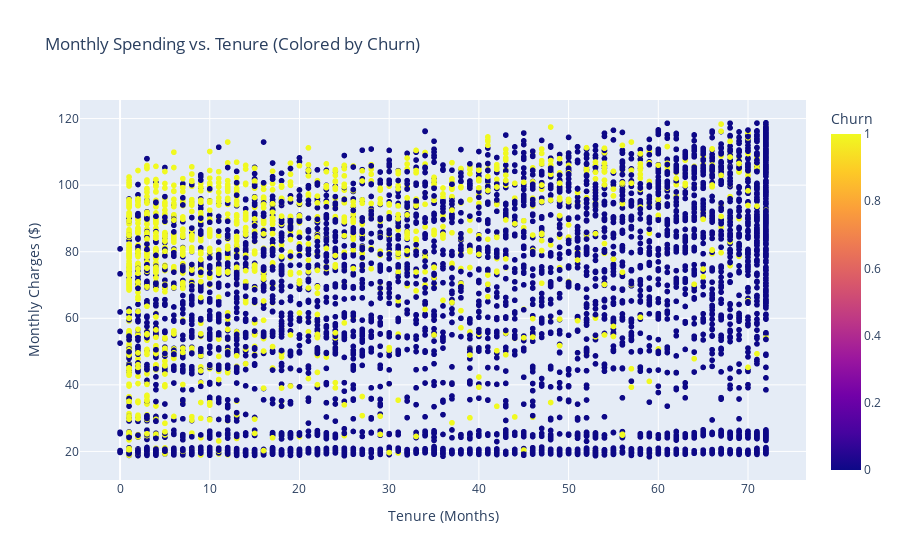

Notebook cell for this chart:
### Markdown cell above
This plot shows the distribution of monthly charges across customers who churned and those who didn't.

i. X-axis (Churn): The churn status, where 0 represents customers who did not churn and 1 represents customers who did.
ii. Y-axis (Monthly Charges): The amount customers pay monthly, in dollars.
iii. Violin Shape: Each "violin" shape shows the distribution of monthly charges for each group (churned vs. non-churned). The width of the violin indicates the density (frequency) of monthly charges at various price points within each churn status group.

1. Customers who churn (indicated by "1") seem to have a wider range of monthly charges, with a central concentration around higher charges than those who do not churn.

2. Customers who do not churn (indicated by "0") have a somewhat lower median monthly charge and a denser distribution below the higher charge levels.

### Code cell
# Interactive scatter plot of monthly charges vs. tenure, colored by churn
fig = px.scatter(churn_df, x="tenure", y="MonthlyCharges", color="Churn",
                 title="Monthly Spending vs. Tenure (Colored by Churn)",
                 labels={"tenure": "Subscription Length (Months)", "MonthlyCharges": "Monthly Spending ($)"},
                 hover_data=['Contract_One year', 'Contract_Two year'])  
fig.update_layout(xaxis_title="Tenure (Months)", yaxis_title="Monthly Charges ($)")
fig.show()

### Figure 1 — Plotly figure (JSON) as saved in the notebook; plotly's stock layout.template omitted (floating-point values rounded to 4 significant figures; data arrays with more than 128 entries replaced by an {"elided": "..."} marker saying what was removed)
{"data": [{"customdata": {"elided": "7043x2 int values"}, "hovertemplate": "Subscription Length (Months)=%{x}<br>Monthly Spending ($)=%{y}<br>Contract_One year=%{customdata[0]}<br>Contract_Two year=%{customdata[1]}<br>Churn=%{marker.color}<extra></extra>", "legendgroup": "", "marker": {"color": {"elided": "7043 int values"}, "coloraxis": "coloraxis", "symbol": "circle"}, "mode": "markers", "name": "", "showlegend": false, "type": "scattergl", "x": {"elided": "7043 int values"}, "xaxis": "x", "y": {"elided": "7043 float values"}, "yaxis": "y"}], "layout": {"coloraxis": {"colorbar": {"title": {"text": "Churn"}}, "colorscale": [[0, "#0d0887"], [0.1111, "#46039f"], [0.2222, "#7201a8"], [0.3333, "#9c179e"], [0.4444, "#bd3786"], [0.5556, "#d8576b"], [0.6667, "#ed7953"], [0.7778, "#fb9f3a"], [0.8889, "#fdca26"], [1, "#f0f921"]]}, "legend": {"tracegroupgap": 0}, "title": {"text": "Monthly Spending vs. Tenure (Colored by Churn)"}, "xaxis": {"anchor": "y", "domain": [0, 1], "title": {"text": "Tenure (Months)"}}, "yaxis": {"anchor": "x", "domain": [0, 1], "title": {"text": "Monthly Charges ($)"}}}}
